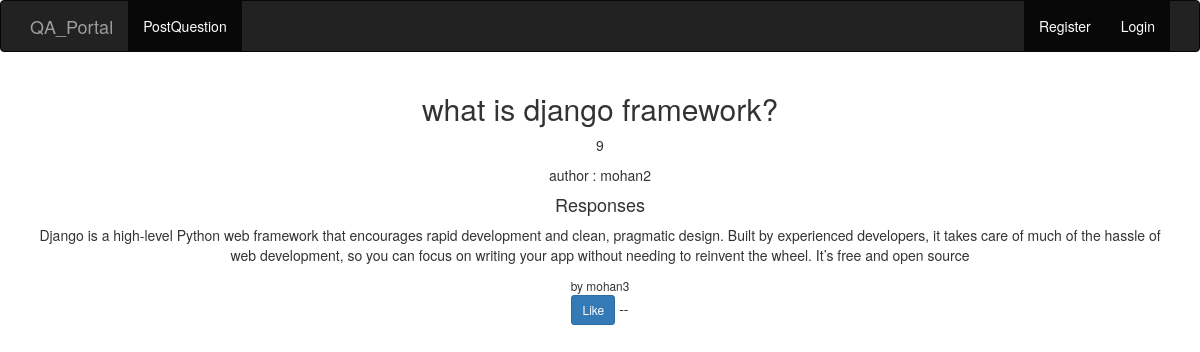
Screenshot of /question/9 with the database file from the repository.
### Q_and_A_app/models.py (models this page shows, shortened)
class Question(models.Model):
    author = models.ForeignKey(User, null=False, on_delete=models.CASCADE)
    ask_question = models.CharField(max_length=200, null=False)
    created_at = models.DateTimeField(auto_now_add=True)
    updated_at = models.DateTimeField(auto_now=True)
    def get_responses(self):
        return self.responses.filter(parent=None)

class Answer(models.Model):
    user = models.ForeignKey(User, null=False, on_delete=models.CASCADE)
    question = models.ForeignKey(Question, null=False, on_delete=models.CASCADE, related_name='responses')
    parent = models.ForeignKey('self', null=True, blank=True, on_delete=models.CASCADE)
    post_answer = models.TextField(null=False)
    created_at = models.DateTimeField(auto_now_add=True)
    updated_at = models.DateTimeField(auto_now=True)
    likes=models.ManyToManyField(User,related_name='blog_post')

### Q_and_A_app/views.py (the view, shortened to what this page needs)
# urls.py: path('question/<int:id>', views.questionPage, name='question'),
def questionPage(request, id):
    response_form = Add_Response_Form()
    question = Question.objects.get(id=id)
    context = {
        'question': question,
        'response_form': response_form,
    }
    return render(request, 'question.html', context)

### templates/question.html (shortened to what this page needs)
<!DOCTYPE html>
{% extends "base.html" %}
{% load static %}
{% block body_block %}
<div class="container" align="center">
  <h2 >{{question.ask_question}}</h2>
  <p >{{question.id}}</p>
  <span >author : {{question.author.username}}</span>
  <div >
    <h4 >Responses</h4>
    {% if not question.responses.all %}
      <p >No responses yet</p>
    {% else %}
      {% for response in question.get_responses %}
       <p >{{response.post_answer}}</p>
         <small>by {{response.user.username}}</small>
         <form class="" action="{% url 'like_post' response.pk %}" method="post">
           <button type="submit" name="response_id" value="{{response.id}}" class="btn btn-primary btn-sm">Like</button> -- {{total_likes}}
         </form>
      {% endfor %}
    {% endif %}
  </div>
</div>
{% endblock %}

### templates/base.html (shortened to what this page needs)
<!DOCTYPE html>
{% load static %}
<html lang="en" dir="ltr">
  <head>
<link rel="stylesheet" href="https://maxcdn.bootstrapcdn.com/bootstrap/3.3.7/css/bootstrap.min.css"
crossorigin="anonymous">
  </head>
  <body>
    <nav class="navbar navbar-inverse">
      <div class="container">
        <div class="navbar-header">
          <a class="navbar-brand" href="{% url 'home' %}">QA_Portal</a>
        </div>
        <div class="collapse navbar-collapse" id="bs-example-navbar-collapse-1">
          <ul class="nav navbar-nav">
          <li class="active"><a href="{% url 'new-question' %}">PostQuestion <span class="sr-only">(current)</span></a></li>
          </ul>
          <ul class="nav navbar-nav navbar-right">
            {% if user.is_authenticated %}
            <li class="active"><a href="">Welcome:{{user.username}} <span class="sr-only">(current)</span></a></li>
            <li class="active"><a href="{% url 'logout' %}">Logout <span class="sr-only">(current)</span></a></li>
              <li class="active"></li>
              {% else %}
              <li class="active"><a href="{% url 'register' %}">Register<span class="sr-only">(current)</span></a></li>
              <li class="active"><a href="{% url 'login' %}">Login <span class="sr-only">(current)</span></a></li>
            {% endif %}
          </ul>
        </div>
      </div>
    </nav>
    {% block body_block %}
 {% endblock %}
  </body>
</html>

### rows the page displays
Question: ask_question "what is django framework?", id "9", author.username "mohan2"
Answer: post_answer "Django is a high-level Python web framework that encourages rapid development and clean, pragmatic design. Built by experienced developers, it takes care of much of the hassle of web development, so you can focus on writing your app without needing to reinvent the wheel. It’s free and open source", user.username "mohan3", {{ response.id }} 35 (drawn)
